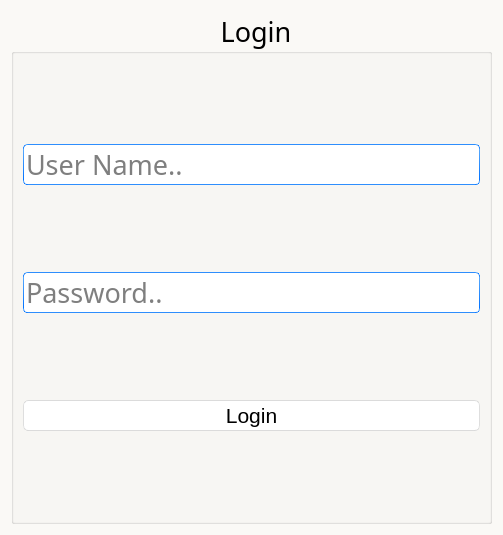
<?xml version="1.0" encoding="UTF-8"?>
<ui version="4.0">
 <class>loginWindow</class>
 <widget class="QWidget" name="loginWindow">
  <property name="geometry">
   <rect>
    <x>0</x>
    <y>0</y>
    <width>503</width>
    <height>535</height>
   </rect>
  </property>
  <property name="windowTitle">
   <string>Form</string>
  </property>
  <property name="styleSheet">
   <string notr="true">font: 25 18pt &quot;Bahnschrift Light&quot;;
background:rgb(250, 249, 246)
</string>
  </property>
  <layout class="QGridLayout" name="gridLayout_2">
   <item row="0" column="0">
    <widget class="QGroupBox" name="groupBox">
     <property name="font">
      <font>
       <family>Bahnschrift Light</family>
       <pointsize>20</pointsize>
       <weight>3</weight>
       <italic>false</italic>
       <bold>false</bold>
      </font>
     </property>
     <property name="styleSheet">
      <string notr="true">font: 25 20pt &quot;Bahnschrift Light&quot;;
background:rgb(250, 249, 246)
</string>
     </property>
     <property name="title">
      <string>Login</string>
     </property>
     <property name="alignment">
      <set>Qt::AlignCenter</set>
     </property>
     <property name="flat">
      <bool>true</bool>
     </property>
     <layout class="QGridLayout" name="gridLayout">
      <item row="0" column="0">
       <widget class="QLineEdit" name="user_line">
        <property name="font">
         <font>
          <family>Bahnschrift Light</family>
          <pointsize>20</pointsize>
          <weight>3</weight>
          <italic>false</italic>
          <bold>false</bold>
         </font>
        </property>
        <property name="styleSheet">
         <string notr="true">
border-width: 1px; border-radius: 4px;
background-color: rgb(255, 255, 255);
	border-style: solid;
	border-color: qlineargradient(spread:pad, x1:0.5, y1:1, x2:0.5, y2:0, stop:0 rgba(0, 113, 255, 255), stop:1 rgba(91, 171, 252, 255));</string>
        </property>
        <property name="alignment">
         <set>Qt::AlignLeading|Qt::AlignLeft|Qt::AlignVCenter</set>
        </property>
        <property name="placeholderText">
         <string>User Name..</string>
        </property>
       </widget>
      </item>
      <item row="2" column="0">
       <widget class="QPushButton" name="login_btn">
        <property name="font">
         <font>
          <family>MS Shell Dlg 2</family>
          <pointsize>16</pointsize>
          <weight>9</weight>
          <italic>false</italic>
          <bold>false</bold>
         </font>
        </property>
        <property name="styleSheet">
         <string notr="true">QPushButton{
	font: 75 16pt &quot;MS Shell Dlg 2&quot;;
	border-style: solid;
	border-top-color: qlineargradient(spread:pad, x1:0.5, y1:1, x2:0.5, y2:0, stop:0 rgb(215, 215, 215), stop:1 rgb(222, 222, 222));
	border-right-color: qlineargradient(spread:pad, x1:0, y1:0.5, x2:1, y2:0.5, stop:0 rgb(217, 217, 217), stop:1 rgb(227, 227, 227));
	border-left-color: qlineargradient(spread:pad, x1:0, y1:0.5, x2:1, y2:0.5, stop:0 rgb(227, 227, 227), stop:1 rgb(217, 217, 217));
	border-bottom-color: qlineargradient(spread:pad, x1:0.5, y1:1, x2:0.5, y2:0, stop:0 rgb(215, 215, 215), stop:1 rgb(222, 222, 222));
	border-width: 1px;
	border-radius: 5px;
	color: rgb(0,0,0);
	padding: 2px;
	background-color: rgb(255,255,255);
}
QPushButton:hover{
	border-style: solid;
	border-top-color: qlineargradient(spread:pad, x1:0.5, y1:1, x2:0.5, y2:0, stop:0 rgb(195, 195, 195), stop:1 rgb(222, 222, 222));
	border-right-color: qlineargradient(spread:pad, x1:0, y1:0.5, x2:1, y2:0.5, stop:0 rgb(197, 197, 197), stop:1 rgb(227, 227, 227));
	border-left-color: qlineargradient(spread:pad, x1:0, y1:0.5, x2:1, y2:0.5, stop:0 rgb(227, 227, 227), stop:1 rgb(197, 197, 197));
	border-bottom-color: qlineargradient(spread:pad, x1:0.5, y1:1, x2:0.5, y2:0, stop:0 rgb(195, 195, 195), stop:1 rgb(222, 222, 222));
	border-width: 1px;
	border-radius: 5px;
	color: rgb(0,0,0);
	padding: 2px;
	background-color: rgb(255,255,255);
}
QPushButton:pressed{
	border-style: solid;
	border-top-color: qlineargradient(spread:pad, x1:0.5, y1:1, x2:0.5, y2:0, stop:0 rgb(215, 215, 215), stop:1 rgb(222, 222, 222));
	border-right-color: qlineargradient(spread:pad, x1:0, y1:0.5, x2:1, y2:0.5, stop:0 rgb(217, 217, 217), stop:1 rgb(227, 227, 227));
	border-left-color: qlineargradient(spread:pad, x1:0, y1:0.5, x2:1, y2:0.5, stop:0 rgb(227, 227, 227), stop:1 rgb(217, 217, 217));
	border-bottom-color: qlineargradient(spread:pad, x1:0.5, y1:1, x2:0.5, y2:0, stop:0 rgb(215, 215, 215), stop:1 rgb(222, 222, 222));
	border-width: 1px;
	border-radius: 5px;
	color: rgb(0,0,0);
	padding: 2px;
	background-color: rgb(142,142,142);
}
QPushButton:disabled{
	border-style: solid;
	border-top-color: qlineargradient(spread:pad, x1:0.5, y1:1, x2:0.5, y2:0, stop:0 rgb(215, 215, 215), stop:1 rgb(222, 222, 222));
	border-right-color: qlineargradient(spread:pad, x1:0, y1:0.5, x2:1, y2:0.5, stop:0 rgb(217, 217, 217), stop:1 rgb(227, 227, 227));
	border-left-color: qlineargradient(spread:pad, x1:0, y1:0.5, x2:1, y2:0.5, stop:0 rgb(227, 227, 227), stop:1 rgb(217, 217, 217));
	border-bottom-color: qlineargradient(spread:pad, x1:0.5, y1:1, x2:0.5, y2:0, stop:0 rgb(215, 215, 215), stop:1 rgb(222, 222, 222));
	border-width: 1px;
	border-radius: 5px;
	color: #808086;
	padding: 2px;
	background-color: rgb(142,142,142);
}</string>
        </property>
        <property name="text">
         <string>Login</string>
        </property>
        <property name="shortcut">
         <string>Return</string>
        </property>
       </widget>
      </item>
      <item row="1" column="0">
       <widget class="QLineEdit" name="pass_line">
        <property name="font">
         <font>
          <family>Bahnschrift Light</family>
          <pointsize>20</pointsize>
          <weight>3</weight>
          <italic>false</italic>
          <bold>false</bold>
         </font>
        </property>
        <property name="styleSheet">
         <string notr="true">
border-width: 1px; border-radius: 4px;
background-color: rgb(255, 255, 255);
	border-style: solid;
	border-color: qlineargradient(spread:pad, x1:0.5, y1:1, x2:0.5, y2:0, stop:0 rgba(0, 113, 255, 255), stop:1 rgba(91, 171, 252, 255));</string>
        </property>
        <property name="echoMode">
         <enum>QLineEdit::Password</enum>
        </property>
        <property name="placeholderText">
         <string>Password..</string>
        </property>
       </widget>
      </item>
     </layout>
    </widget>
   </item>
  </layout>
 </widget>
 <tabstops>
  <tabstop>user_line</tabstop>
  <tabstop>pass_line</tabstop>
  <tabstop>login_btn</tabstop>
 </tabstops>
 <resources/>
 <connections/>
</ui>
